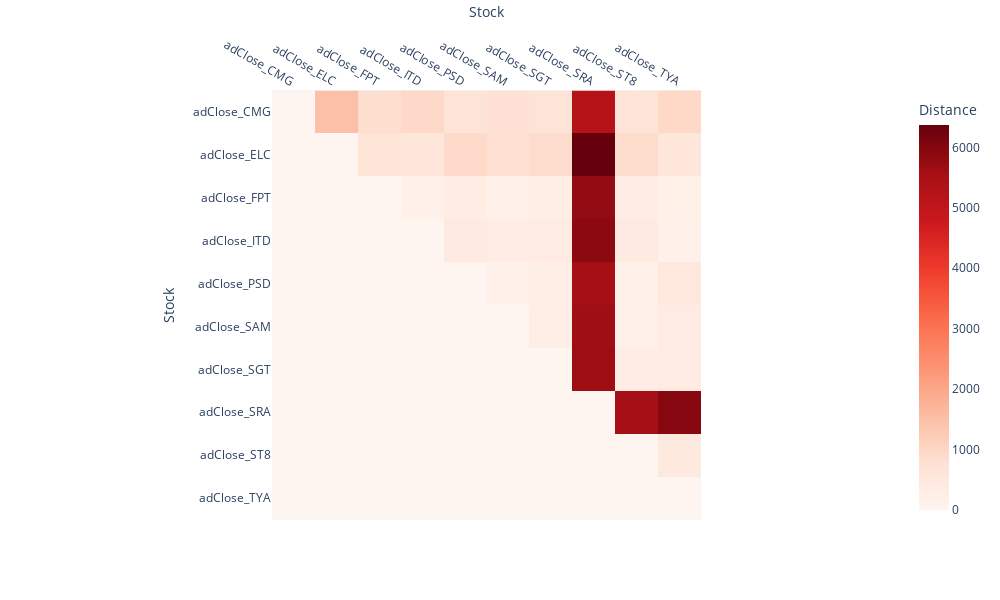

The code cell stored with this chart in its notebook:
### Markdown cell above
## **Gatev Distance Approach Pairs Formation**

### Code cell
gatev_dist.gatev_distance_matrix(df_cum_daily_returns_train)

### Figure 1 — Plotly figure (JSON) as saved in the notebook; plotly's stock layout.template omitted (floating-point values rounded to 4 significant figures)
{"data": [{"coloraxis": "coloraxis", "hovertemplate": "Stock: %{x}<br>Stock: %{y}<br>Distance: %{z}<extra></extra>", "name": "0", "type": "heatmap", "x": ["adClose_CMG", "adClose_ELC", "adClose_FPT", "adClose_ITD", "adClose_PSD", "adClose_SAM", "adClose_SGT", "adClose_SRA", "adClose_ST8", "adClose_TYA"], "xaxis": "x", "y": ["adClose_CMG", "adClose_ELC", "adClose_FPT", "adClose_ITD", "adClose_PSD", "adClose_SAM", "adClose_SGT", "adClose_SRA", "adClose_ST8", "adClose_TYA"], "yaxis": "y", "z": [[0, 1478.0, 838.6, 943, 658.7, 744.1, 672.5, 5245, 692.1, 957.4], [0, 0, 658.6, 561.1, 926.8, 797.3, 880.6, 6371.0, 892.8, 557.1], [0, 0, 0, 148.6, 314.7, 192.5, 284.4, 5810.0, 301.1, 206.5], [0, 0, 0, 0, 418.7, 290, 377.1, 5896.0, 398.9, 150.8], [0, 0, 0, 0, 0, 189.3, 278.6, 5548.0, 181.1, 489.4], [0, 0, 0, 0, 0, 0, 254.6, 5654.0, 161.5, 375], [0, 0, 0, 0, 0, 0, 0, 5667.0, 288.1, 395.1], [0, 0, 0, 0, 0, 0, 0, 0, 5570.0, 5963.0], [0, 0, 0, 0, 0, 0, 0, 0, 0, 474], [0, 0, 0, 0, 0, 0, 0, 0, 0, 0]]}], "layout": {"coloraxis": {"colorbar": {"title": {"text": "Distance"}}, "colorscale": [[0, "rgb(255,245,240)"], [0.125, "rgb(254,224,210)"], [0.25, "rgb(252,187,161)"], [0.375, "rgb(252,146,114)"], [0.5, "rgb(251,106,74)"], [0.625, "rgb(239,59,44)"], [0.75, "rgb(203,24,29)"], [0.875, "rgb(165,15,21)"], [1, "rgb(103,0,13)"]]}, "height": 600, "margin": {"t": 60}, "width": 1000, "xaxis": {"anchor": "y", "constrain": "domain", "domain": [0, 1], "scaleanchor": "y", "side": "top", "title": {"text": "Stock"}}, "yaxis": {"anchor": "x", "autorange": "reversed", "constrain": "domain", "domain": [0, 1], "title": {"text": "Stock"}}}}
